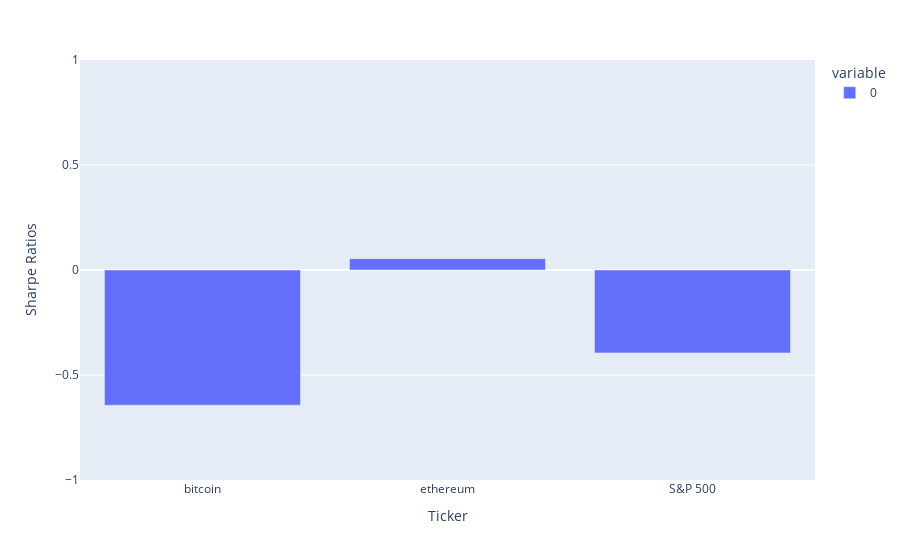

Write notebook code for a chart like this one.
### Code cell
sharpe_ratios_plot(joined_sharpe_ratios)

### Figure 1 — Plotly figure (JSON) as saved in the notebook; plotly's stock layout.template omitted (floating-point values rounded to 4 significant figures)
{"data": [{"alignmentgroup": "True", "hovertemplate": "variable=0<br>Daily Returns=%{x}<br>value=%{y}<extra></extra>", "legendgroup": "0", "marker": {"color": "#636efa"}, "name": "0", "offsetgroup": "0", "orientation": "v", "showlegend": true, "textposition": "auto", "type": "bar", "x": ["bitcoin", "ethereum", "S&P 500"], "xaxis": "x", "y": [-0.6437, 0.05408, -0.3947], "yaxis": "y"}], "layout": {"autosize": true, "barmode": "relative", "legend": {"title": {"text": "variable"}, "tracegroupgap": 0}, "margin": {"t": 60}, "xaxis": {"anchor": "y", "autorange": true, "domain": [0, 1], "range": [-0.5, 2.5], "title": {"text": "Ticker"}, "type": "category"}, "yaxis": {"anchor": "x", "domain": [0, 1], "range": [-1, 1], "title": {"text": "Sharpe Ratios"}, "type": "linear"}}}
